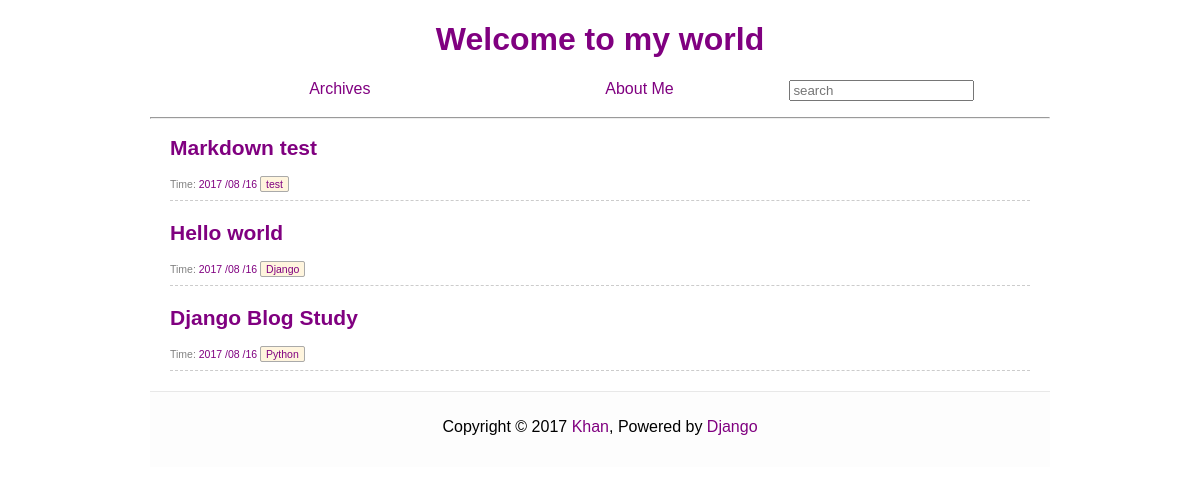
Before: /archive/ with the older database file.
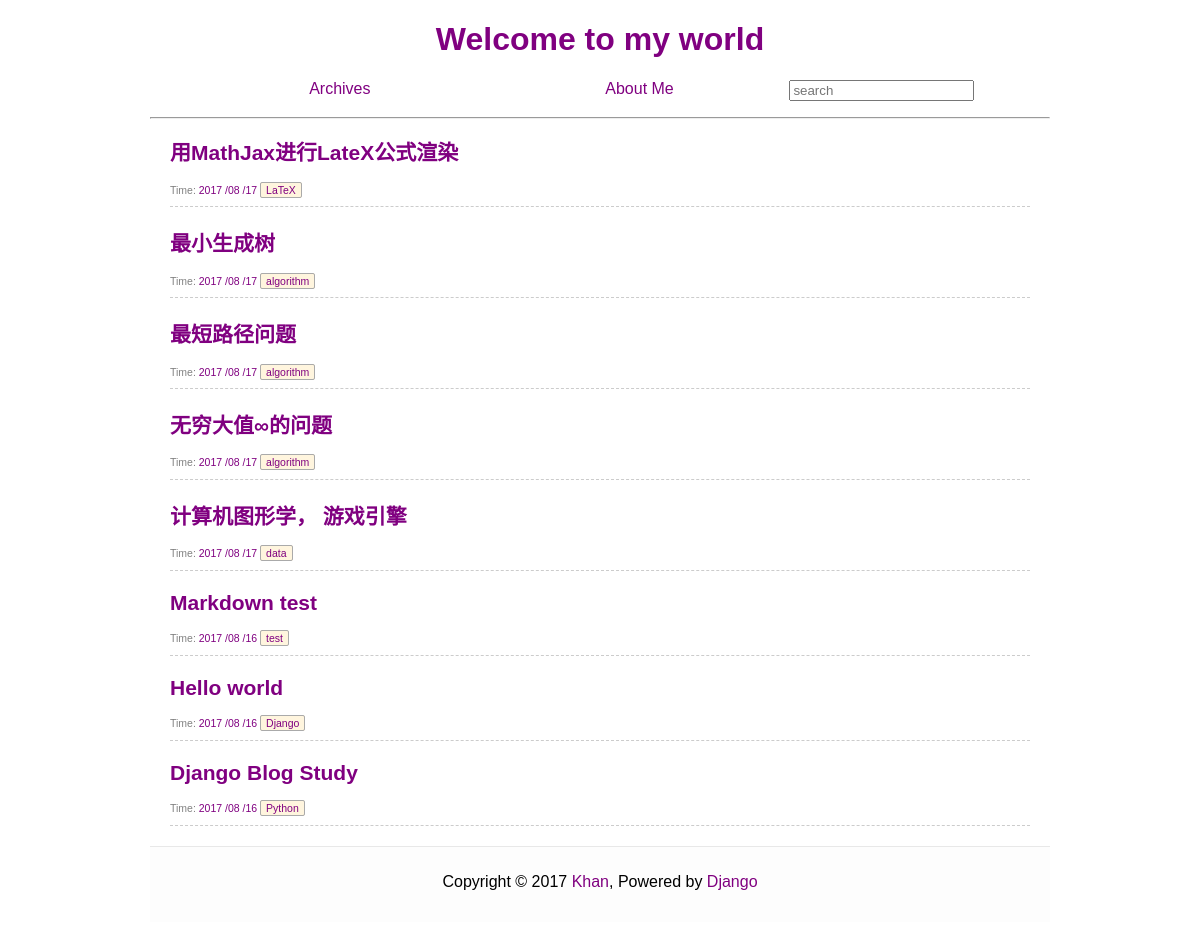
After: the same page with the newer database file.
### article/models.py (models this page shows, shortened)
class Article(models.Model):
    title = models.CharField(max_length = 100)
    category = models.CharField(max_length = 500, blank = True)
    date_time = models.DateTimeField(auto_now_add = True)
    content = models.TextField(blank = True, null = True)
    class Meta:
        ordering = ['-date_time']

### article/views.py (the view)
# urls.py: url(r'^archive/$', views.archive, name = 'archive'),
def archive(request):
    try:
        post_list = Article.objects.all()
    except Article.DoesNotExist:
        raise Http404
    return render(request, 'archive.html', {'post_list': post_list, 'error': False})

### templates/archive.html
{% extends "base.html" %}
{% block content %}
<div class="posts">
    {% if error %}
        <h2 class="post-title">NOT Found</a></h2>
    {% else %}
    {% for post in post_list %}
        <section class="post">
            <header class="post-header">
                <h2 class="post-title"><a href="{% url "detail" id=post.id %}">{{ post.title }}</a></h2>
                    <p class="post-meta">
                        Time:  <a class="post-author" href="#">{{ post.date_time |date:"Y /m /d"}}</a> <a class="post-category post-category-js" href="{% url "search_tag" tag=post.category %}">{{ post.category }}</a>
                    </p>
            </header>
        </section>
    {% endfor %}
    {% endif %}
</div>
{% endblock %}

### templates/base.html (shortened to what this page needs)
<!DOCTYPE html>
<html lang="zh-CN">
<head>
    <link rel="stylesheet" href="/static/style/style.css">
    <link rel="stylesheet" href="/static/style/responsive.css">
</head>
<body>
    <div class="container">
        <header>
            <h1 class="text-center"><a href="/">Welcome to my world</a></h1>
                <ul class="row text-center">
                    <li class="nav_item col-4">
                        <a href="{% url "archive" %}">Archives</a>
                    </li>
                    <li class="nav_item col-4">
                        <a href="{% url "about_me" %}">About Me</a>
                    </li>
                    <li>
                    <form action="/search/" method="get">
                        <input type="text" name="s" placeholder="search">
                    </form>
                    </li>
                </ul>
        </header>
        <hr>
        <div>
            <div>
                {% block content %}
                {% endblock %}
            </div>
        </div>
        <footer>
            <p class="text-center">
                Copyright &copy; 2017 <a href="http://Khan.moe">Khan</a>, Powered by <a href="https://www.djangoproject.com">Django</a>
            </p>
        </footer>
    </div>
</body>
</html>

### article/static/style/style.css (style rules this page uses)
body { font-family: 'TeXGyreAdventor', sans-serif; }
footer { border-top: 1px solid #e8e8e8; padding: 10px 0 15px; background-color: #fdfdfd; }
ul { list-style-type: none; }
a { text-decoration: none; background-color: transparent; }
a:link { color: purple; }
.text-center { text-align: center; }
.posts { padding-right: 20px; padding-left: 20px; }
.post { margin-bottom: 20px; border-bottom: 1px #ccc dashed; font-size: 14px; color: #555; }
.post-meta { font-size: .75em; color: #818181; }
.post-category { background-color: #FFF5DE; border-style: solid; border-radius: 2px; border-color: #aaa; border-width: 1px; padding: 1px 5px; }

### article/static/style/responsive.css (style rules this page uses)
.row { width: 100%; display: flex; flex-wrap: wrap; }
.col-4 { width: 33.3%; }
.container { max-width: 900px; margin: auto; }

Changed rows visible on the page:
added Article: title "用MathJax进行LateX公式渲染", date_time "2017 /08 /17", category "LaTeX"
added Article: title "最小生成树", date_time "2017 /08 /17", category "algorithm"
added Article: title "最短路径问题", date_time "2017 /08 /17", category "algorithm"
added Article: title "无穷大值∞的问题", date_time "2017 /08 /17", category "algorithm"
added Article: title "计算机图形学， 游戏引擎", date_time "2017 /08 /17", category "data"
